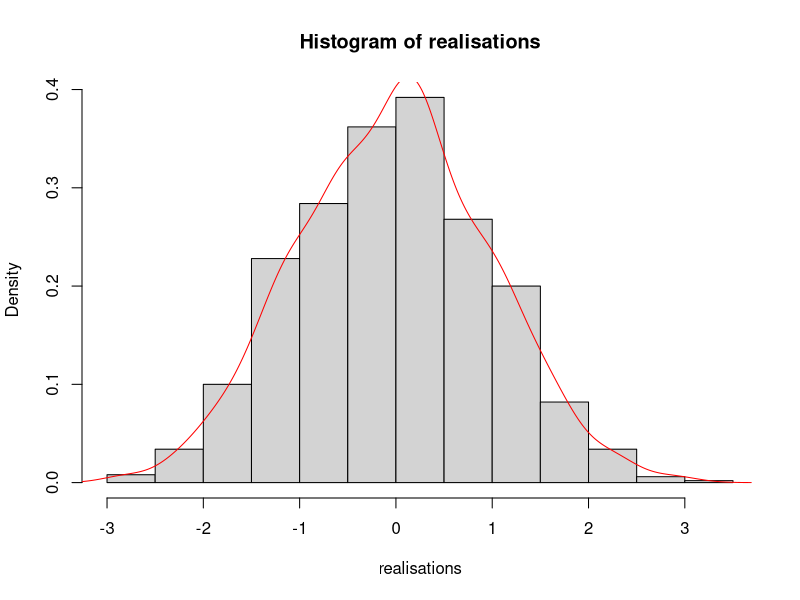
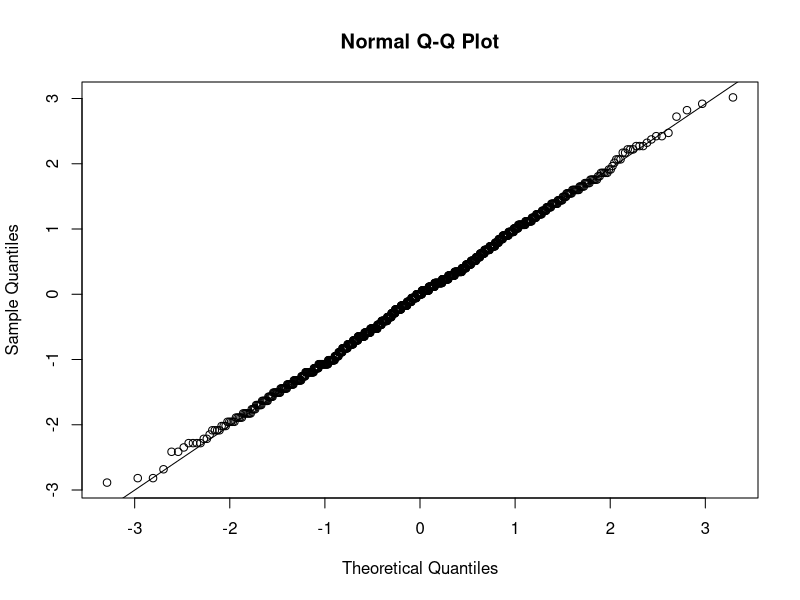
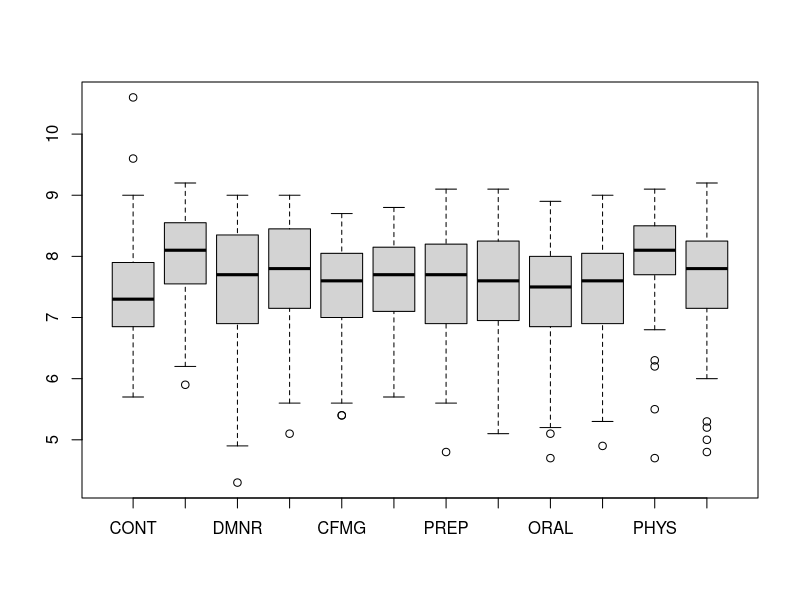
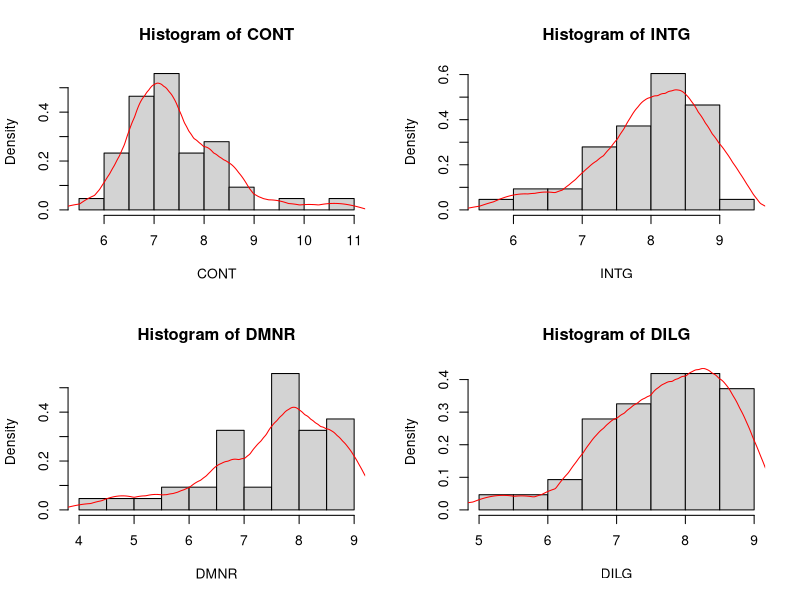
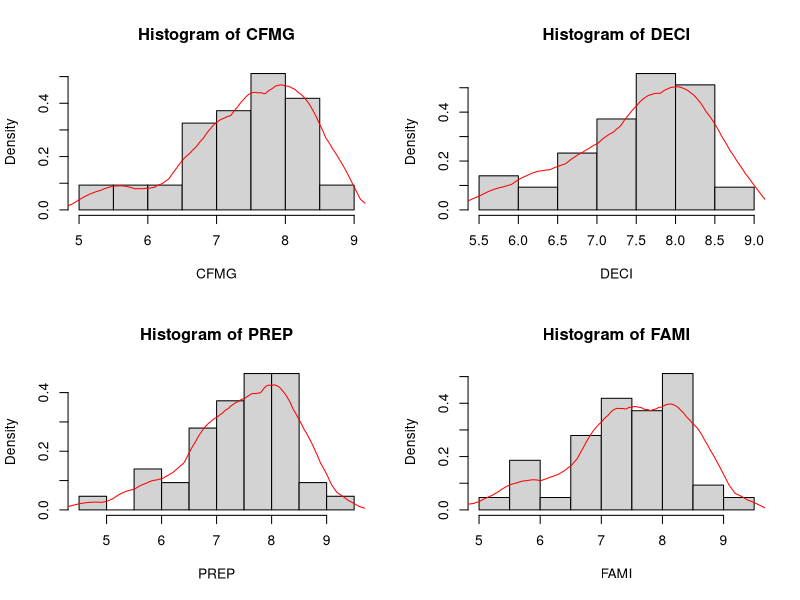
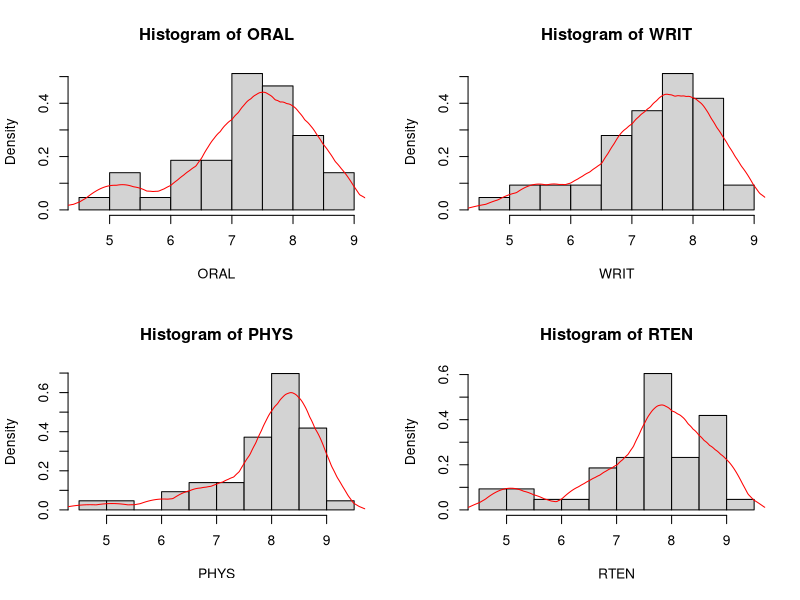
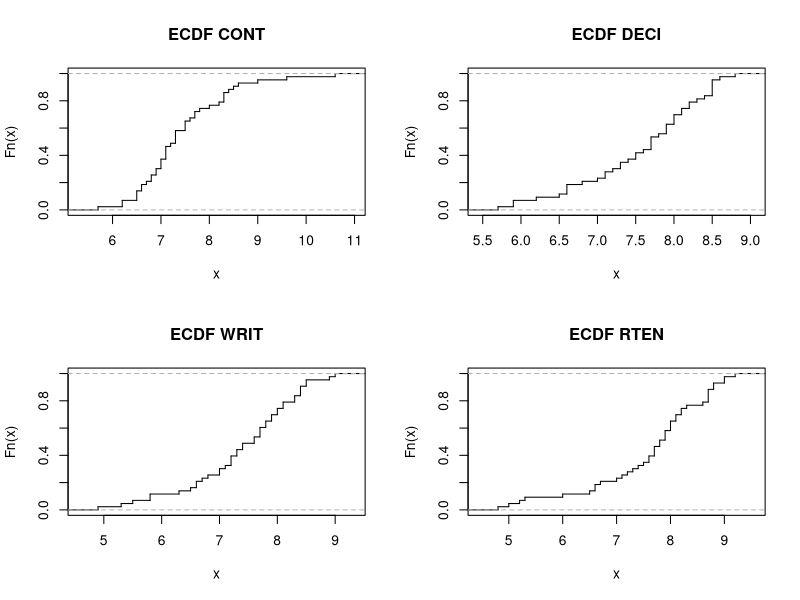
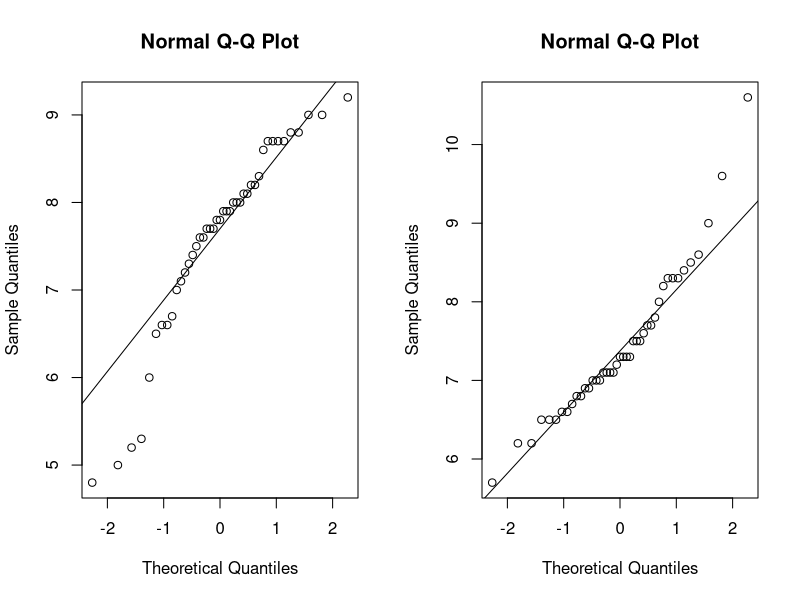

These charts were generated, in order, by the following R code:
## ---- chunk 1
knitr::opts_chunk$set(echo = TRUE)
## ---- chunk 2
estim <- function(x, theta){
  n <- length(x)
  est <- sqrt(n) * (mean(x) - theta) / sqrt(mean(x))
  return(est)
  }
## ---- chunk 3
set.seed(23)
Nattempts = 1e3
nsample = 100
theta = 3

samples <- lapply(1:Nattempts, function(i) rpois(nsample, theta))
realisations <- sapply(samples, function(x) estim(x, theta))

hist(realisations, probability = TRUE)
d = density(realisations, kernel='gaussian')
lines(d, col = 'red')
## ---- chunk 4
qqnorm(realisations)
qqline(realisations)
## ---- chunk 5
data(USJudgeRatings)
## ---- chunk 6
str(USJudgeRatings)
## ---- chunk 7
dim(USJudgeRatings)
## ---- chunk 8
library(knitr)
library(kableExtra)
kable(USJudgeRatings, 'latex', caption = "Ratings of US judges", booktabs = T) %>%
  kable_styling(latex_options = "striped", font_size = 6.5)
## ---- chunk 9
colnames(USJudgeRatings)
## ---- chunk 10
sum(is.na(USJudgeRatings))
## ---- chunk 11
summary(USJudgeRatings)
## ---- chunk 12
Outvals = boxplot(USJudgeRatings)
## ---- chunk 13
cat('The judge with the largest number of contacts of lawyer is judge', 
    rownames(USJudgeRatings)[which.max(USJudgeRatings$CONT)], '\n',
    'with a number of', max(USJudgeRatings$CONT), 'contacts.')
## ---- chunk 14
cat('The judge with the highest rating for worthiness of retention is judge', 
    rownames(USJudgeRatings)[which.max(USJudgeRatings$RTEN)], '\n',
    'with a rating of', max(USJudgeRatings$RTEN))
## ---- chunk 15
USJudgeRatings[which.max(USJudgeRatings$RTEN),]
## ---- chunk 16
cat('The judge with the lowest rating for worthiness of retention is judge', 
    rownames(USJudgeRatings)[which.min(USJudgeRatings$RTEN)], '\n',
    'with a rating of', min(USJudgeRatings$RTEN))
## ---- chunk 17
USJudgeRatings[which.min(USJudgeRatings$RTEN),]
## ---- chunk 18
par(mfrow=c(2,2))
hist(USJudgeRatings$CONT, probability= TRUE, main="Histogram of CONT", xlab="CONT")
d = density(USJudgeRatings$CONT, kernel = 'o', bw = 0.3)
lines(d, col="red")
hist(USJudgeRatings$INTG, probability= TRUE, main="Histogram of INTG", xlab="INTG")
d = density(USJudgeRatings$INTG, kernel = 'o', bw = 0.3)
lines(d, col="red")
hist(USJudgeRatings$DMNR, probability= TRUE, main="Histogram of DMNR", xlab="DMNR")
d = density(USJudgeRatings$DMNR, kernel = 'o', bw = 0.3)
lines(d, col="red")
hist(USJudgeRatings$DILG, probability= TRUE, main="Histogram of DILG", xlab="DILG")
d = density(USJudgeRatings$DILG, kernel = 'o', bw = 0.3)
lines(d, col="red")
## ---- chunk 19
par(mfrow=c(2,2))
hist(USJudgeRatings$CFMG, probability= TRUE, main="Histogram of CFMG", xlab="CFMG")
d = density(USJudgeRatings$CFMG, kernel = 'o', bw = 0.3)
lines(d, col="red")
hist(USJudgeRatings$DECI, probability= TRUE, main="Histogram of DECI", xlab="DECI")
d = density(USJudgeRatings$DECI, kernel = 'o', bw = 0.3)
lines(d, col="red")
hist(USJudgeRatings$PREP, probability= TRUE, main="Histogram of PREP", xlab="PREP")
d = density(USJudgeRatings$PREP, kernel = 'o', bw = 0.3)
lines(d, col="red")
hist(USJudgeRatings$FAMI, probability= TRUE, main="Histogram of FAMI", xlab="FAMI")
d = density(USJudgeRatings$FAMI, kernel = 'o', bw = 0.3)
lines(d, col="red")
## ---- chunk 20
par(mfrow=c(2,2))
hist(USJudgeRatings$ORAL, probability= TRUE, main="Histogram of ORAL", xlab="ORAL")
d = density(USJudgeRatings$ORAL, kernel = 'o', bw = 0.3)
lines(d, col="red")
hist(USJudgeRatings$WRIT, probability= TRUE, main="Histogram of WRIT", xlab="WRIT")
d = density(USJudgeRatings$WRIT, kernel = 'o', bw = 0.3)
lines(d, col="red")
hist(USJudgeRatings$PHYS, probability= TRUE, main="Histogram of PHYS", xlab="PHYS")
d = density(USJudgeRatings$PHYS, kernel = 'o', bw = 0.3)
lines(d, col="red")
hist(USJudgeRatings$RTEN, probability= TRUE, main="Histogram of RTEN", xlab="RTEN")
d = density(USJudgeRatings$RTEN, kernel = 'o', bw = 0.3)
lines(d, col="red")
## ---- chunk 21
par(mfrow=c(2,2))
plot(ecdf(USJudgeRatings$CONT), verticals = TRUE, do.points = FALSE, main = "ECDF CONT")
plot(ecdf(USJudgeRatings$DECI), verticals = TRUE, do.points = FALSE, main = "ECDF DECI")
plot(ecdf(USJudgeRatings$WRIT), verticals = TRUE, do.points = FALSE, main = "ECDF WRIT")
plot(ecdf(USJudgeRatings$RTEN), verticals = TRUE, do.points = FALSE, main = "ECDF RTEN")
## ---- chunk 22
par(mfrow=c(1,2))
qqnorm(USJudgeRatings$RTEN)
qqline(USJudgeRatings$RTEN)

qqnorm(USJudgeRatings$CONT)
qqline(USJudgeRatings$CONT)
## ---- chunk 23
round(var(USJudgeRatings), 2)
## ---- chunk 24
round(sqrt(diag(var(USJudgeRatings))),2)
cat('The smallest standard deviation is: ', min(round(sqrt(diag(var(USJudgeRatings))),2)), '\n')
cat('The largest standard deviation is: ', max(round(sqrt(diag(var(USJudgeRatings))),2)))
## ---- chunk 25
round(cor(USJudgeRatings),2)
## ---- chunk 26
library(corrplot)
corrplot(cor(USJudgeRatings))
## ---- chunk 27
pairs(USJudgeRatings, gap=1/5, lower.panel = panel.smooth, upper.panel = NULL, row1attop=FALSE)
## ---- chunk 28
library(e1071)
skewness(USJudgeRatings$DILG)
skewness(USJudgeRatings$PREP)
skewness(USJudgeRatings$FAMI)
skewness(USJudgeRatings$RTEN)
## ---- chunk 29
kurtosis(USJudgeRatings$DECI)
kurtosis(USJudgeRatings$PREP)
kurtosis(USJudgeRatings$FAMI)
kurtosis(USJudgeRatings$RTEN)
